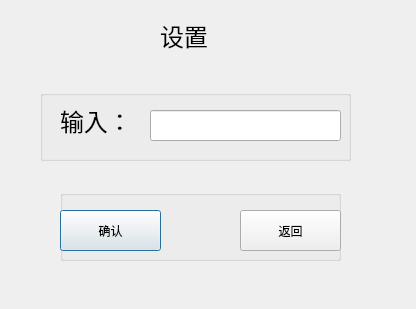
<?xml version="1.0" encoding="UTF-8"?>
<ui version="4.0">
 <class>Dialog</class>
 <widget class="QDialog" name="Dialog">
  <property name="geometry">
   <rect>
    <x>0</x>
    <y>0</y>
    <width>416</width>
    <height>309</height>
   </rect>
  </property>
  <property name="windowTitle">
   <string>Dialog</string>
  </property>
  <widget class="QLabel" name="title">
   <property name="geometry">
    <rect>
     <x>160</x>
     <y>20</y>
     <width>71</width>
     <height>31</height>
    </rect>
   </property>
   <property name="font">
    <font>
     <family>宋体</family>
     <pointsize>18</pointsize>
    </font>
   </property>
   <property name="text">
    <string>设置</string>
   </property>
  </widget>
  <widget class="QGroupBox" name="InputGroupBox">
   <property name="geometry">
    <rect>
     <x>40</x>
     <y>90</y>
     <width>311</width>
     <height>71</height>
    </rect>
   </property>
   <property name="title">
    <string/>
   </property>
   <widget class="QLabel" name="inputlabel">
    <property name="geometry">
     <rect>
      <x>20</x>
      <y>0</y>
      <width>81</width>
      <height>61</height>
     </rect>
    </property>
    <property name="font">
     <font>
      <family>宋体</family>
      <pointsize>18</pointsize>
     </font>
    </property>
    <property name="text">
     <string>输入：</string>
    </property>
   </widget>
   <widget class="QLineEdit" name="inputEdit">
    <property name="geometry">
     <rect>
      <x>110</x>
      <y>20</y>
      <width>191</width>
      <height>31</height>
     </rect>
    </property>
   </widget>
  </widget>
  <widget class="QGroupBox" name="ButtonGroupBox">
   <property name="geometry">
    <rect>
     <x>60</x>
     <y>190</y>
     <width>281</width>
     <height>71</height>
    </rect>
   </property>
   <property name="title">
    <string/>
   </property>
   <widget class="QPushButton" name="ack">
    <property name="geometry">
     <rect>
      <x>0</x>
      <y>20</y>
      <width>101</width>
      <height>41</height>
     </rect>
    </property>
    <property name="text">
     <string>确认</string>
    </property>
   </widget>
   <widget class="QPushButton" name="back">
    <property name="geometry">
     <rect>
      <x>180</x>
      <y>20</y>
      <width>101</width>
      <height>41</height>
     </rect>
    </property>
    <property name="text">
     <string>返回</string>
    </property>
   </widget>
  </widget>
 </widget>
 <resources/>
 <connections/>
</ui>
